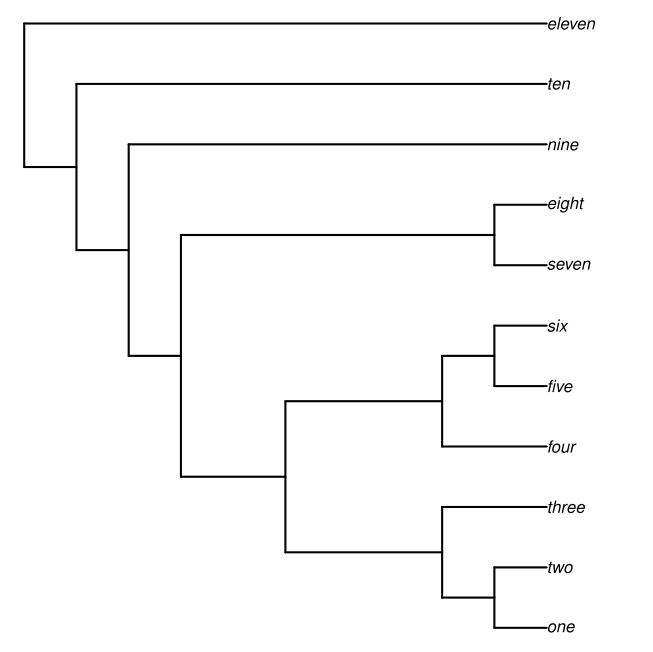

This figure's R source:
 library(ape)
> text.string<-"(((((((one,two),three),(four,(five,six))),(seven,eight)),nine),ten),eleven);"
> cert.tree<-read.tree(text=text.string)
> vert.tree<-read.tree(text=text.string)
> plot(vert.tree,no.margin=TRUE,edge.width=2)
